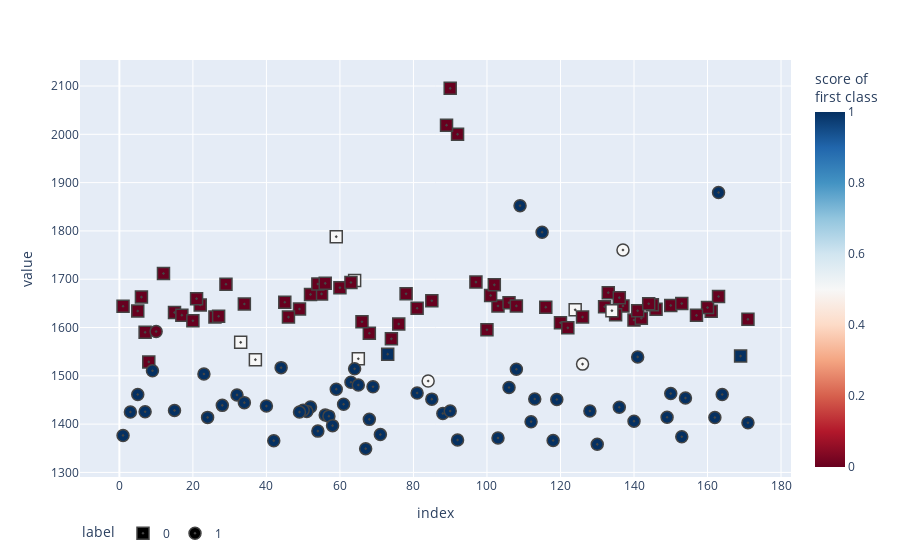

Source (notebook cell):
### Code cell
import plotly.express as px
import numpy as np
from sklearn.datasets import make_moons
from sklearn.model_selection import train_test_split
from sklearn.neighbors import KNeighborsClassifier

X_train, X_test, y_train, y_test = train_test_split(x2, y2.astype(str), test_size=0.4, random_state=0)

# Fit the model on training data, predict on test data
clf = KNeighborsClassifier(2)
clf.fit(X_train, y_train)
y_score = clf.predict_proba(X_test)[:, 1]


fig = px.scatter(
    X_test,color=y_score, color_continuous_scale='RdBu',symbol=y_test, symbol_map={'0': 'square-dot', '1': 'circle-dot'},labels={'symbol': 'label', 'color': 'score of <br>first class'}
)
fig.update_traces(marker_size=12, marker_line_width=1.5)
fig.update_layout(legend_orientation='h')
fig.show()

### Figure 1 — Plotly figure (JSON) as saved in the notebook; plotly's stock layout.template omitted (floating-point values rounded to 4 significant figures)
{"data": [{"hovertemplate": "label=0<br>index=%{x}<br>value=%{y}<br>score of <br>first class=%{marker.color}<extra></extra>", "legendgroup": "0", "marker": {"color": [0, 0, 0, 0, 0, 0, 0, 0.5, 0, 0.5, 0, 0, 0, 0, 0, 0, 0, 0, 0, 1, 0, 0, 0.5, 0, 0, 0, 0, 0, 0, 0, 0, 0, 0, 0, 0, 0, 0.5, 0.5, 0, 0, 0, 0, 0, 0, 0, 0, 0, 0, 0, 0, 0, 0.5, 0, 0, 0, 0, 0, 0, 0, 0, 0, 0, 1, 0.5, 0, 0, 0, 0, 0, 0, 0, 0], "coloraxis": "coloraxis", "line": {"width": 1.5}, "size": 12, "symbol": "square-dot"}, "mode": "markers", "name": "0", "orientation": "v", "showlegend": true, "type": "scatter", "x": [171, 78, 15, 60, 74, 103, 55, 37, 52, 64, 54, 68, 150, 49, 76, 26, 140, 137, 101, 169, 81, 120, 59, 63, 132, 102, 161, 133, 7, 6, 66, 22, 56, 97, 21, 100, 65, 124, 12, 126, 17, 146, 106, 116, 160, 145, 1, 8, 157, 92, 5, 33, 142, 34, 85, 163, 45, 141, 108, 90, 135, 122, 73, 134, 136, 29, 153, 20, 46, 89, 27, 144], "xaxis": "x", "y": [1617.0, 1670.0, 1631.0, 1682.0, 1577.0, 1644.0, 1670.0, 1534.0, 1669.0, 1697.0, 1690.0, 1588.0, 1646.0, 1638.0, 1607.0, 1622.0, 1616.0, 1644.0, 1666.0, 1541.0, 1640.0, 1610.0, 1788.0, 1693.0, 1643.0, 1688.0, 1634.0, 1672.0, 1590.0, 1663.0, 1612.0, 1647.0, 1691.0, 1694.0, 1660.0, 1595.0, 1535.0, 1637.0, 1712.0, 1622.0, 1626.0, 1638.0, 1652.0, 1642.0, 1641.0, 1647.0, 1644.0, 1529.0, 1625.0, 2000.0, 1634.0, 1569.0, 1619.0, 1649.0, 1655.0, 1664.0, 1652.0, 1635.0, 1645.0, 2095.0, 1627.0, 1599.0, 1545.0, 1635.0, 1662.0, 1689.0, 1650.0, 1614.0, 1622.0, 2019.0, 1623.0, 1649.0], "yaxis": "y"}, {"hovertemplate": "label=1<br>index=%{x}<br>value=%{y}<br>score of <br>first class=%{marker.color}<extra></extra>", "legendgroup": "1", "marker": {"color": [1, 1, 1, 1, 1, 1, 1, 1, 0.5, 1, 1, 1, 1, 1, 1, 1, 1, 1, 0.5, 1, 0, 1, 1, 1, 1, 1, 1, 1, 1, 1, 1, 1, 1, 1, 1, 1, 1, 1, 1, 1, 1, 1, 1, 1, 1, 1, 1, 1, 0.5, 1, 1, 1, 1, 1, 1, 1, 1, 1, 1, 1, 1, 1], "coloraxis": "coloraxis", "line": {"width": 1.5}, "size": 12, "symbol": "circle-dot"}, "mode": "markers", "name": "1", "orientation": "v", "showlegend": true, "type": "scatter", "x": [56, 28, 88, 1, 118, 59, 141, 171, 126, 54, 109, 64, 3, 153, 163, 32, 162, 106, 84, 136, 10, 57, 140, 103, 52, 90, 23, 24, 44, 81, 119, 67, 5, 58, 71, 115, 149, 69, 51, 150, 92, 7, 85, 42, 15, 128, 50, 113, 137, 164, 154, 130, 108, 63, 49, 65, 61, 112, 68, 9, 34, 40], "xaxis": "x", "y": [1419.0, 1439.0, 1422.0, 1377.0, 1366.0, 1472.0, 1539.0, 1403.0, 1524.0, 1386.0, 1852.0, 1514.0, 1425.0, 1374.0, 1879.0, 1460.0, 1414.0, 1476.0, 1489.0, 1435.0, 1592.0, 1417.0, 1406.0, 1371.0, 1436.0, 1427.0, 1504.0, 1414.0, 1517.0, 1464.0, 1451.0, 1349.0, 1461.0, 1397.0, 1378.0, 1797.0, 1414.0, 1477.0, 1426.0, 1463.0, 1367.0, 1425.0, 1452.0, 1366.0, 1428.0, 1427.0, 1429.0, 1452.0, 1761.0, 1461.0, 1454.0, 1358.0, 1513.0, 1487.0, 1425.0, 1481.0, 1441.0, 1405.0, 1410.0, 1510.0, 1444.0, 1437.0], "yaxis": "y"}], "layout": {"coloraxis": {"colorbar": {"title": {"text": "score of <br>first class"}}, "colorscale": [[0, "rgb(103,0,31)"], [0.1, "rgb(178,24,43)"], [0.2, "rgb(214,96,77)"], [0.3, "rgb(244,165,130)"], [0.4, "rgb(253,219,199)"], [0.5, "rgb(247,247,247)"], [0.6, "rgb(209,229,240)"], [0.7, "rgb(146,197,222)"], [0.8, "rgb(67,147,195)"], [0.9, "rgb(33,102,172)"], [1, "rgb(5,48,97)"]]}, "legend": {"orientation": "h", "title": {"text": "label"}, "tracegroupgap": 0}, "margin": {"t": 60}, "xaxis": {"anchor": "y", "domain": [0, 1], "title": {"text": "index"}}, "yaxis": {"anchor": "x", "domain": [0, 1], "title": {"text": "value"}}}}
